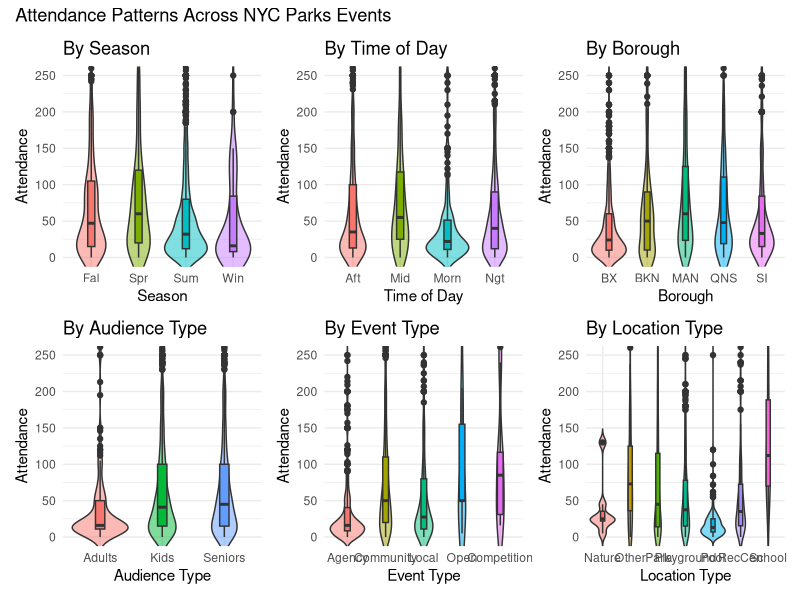
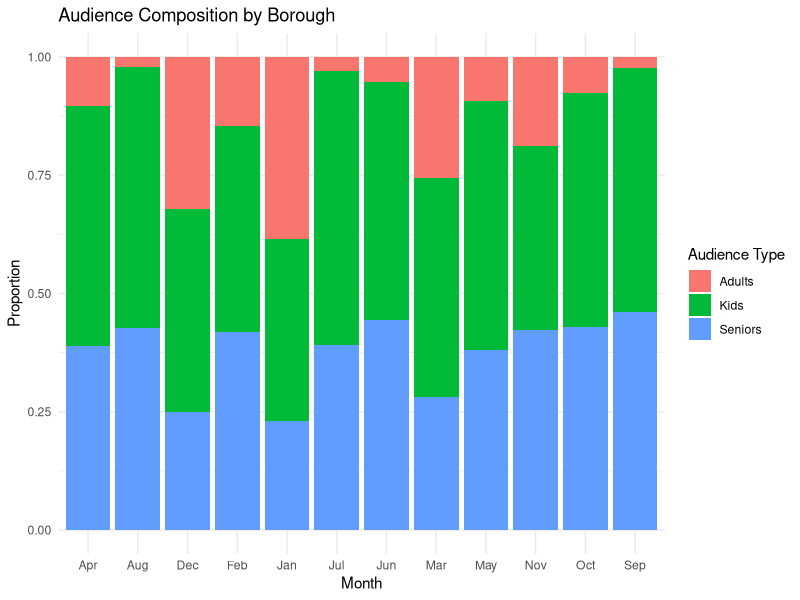
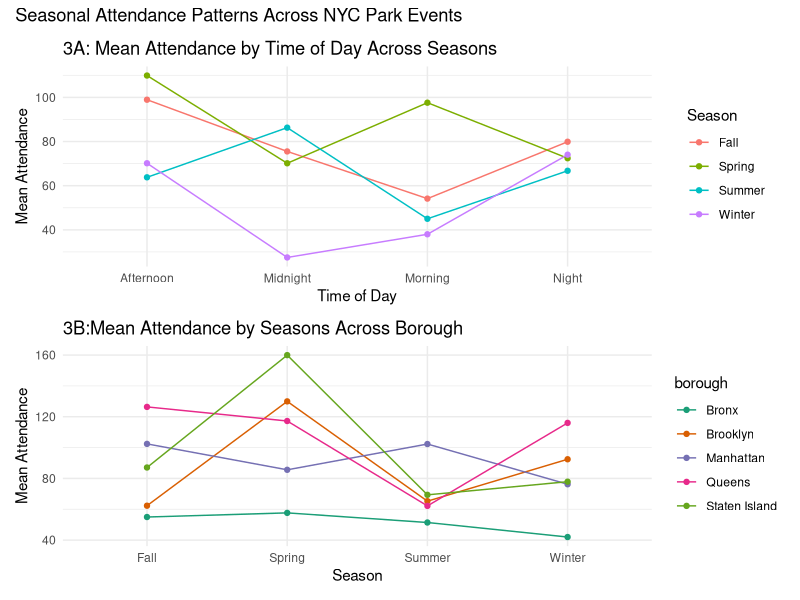
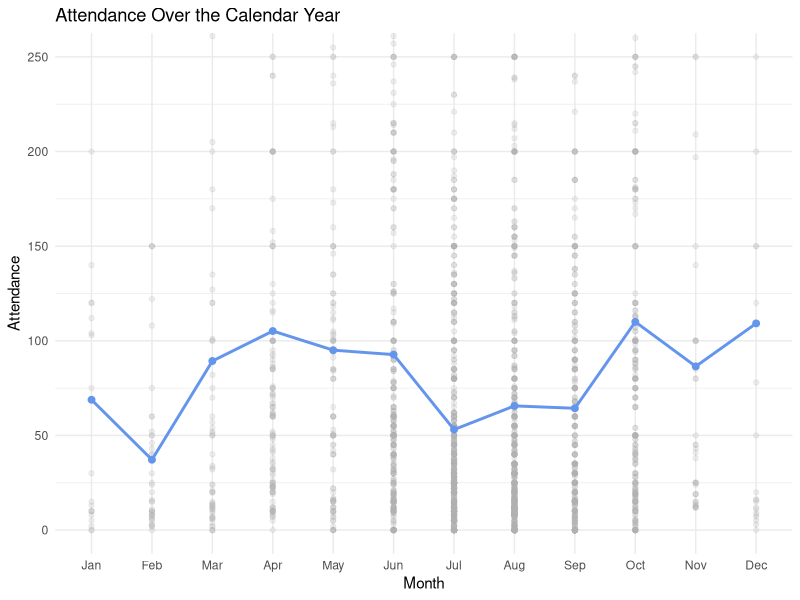

These figures' R source, in order:
## ---- chunk 1
knitr::opts_chunk$set(echo = TRUE)
## ---- chunk 2
library(tidyverse)
library(knitr)
library(ggplot2)
library(patchwork)
parkevent = read.csv("parkevent_clean.csv")
## ---- chunk 3
parkevent |>
  summarize(
    Mean = mean(attendance),
    Median = median(attendance),
    SD = sd(attendance),
    Min = min(attendance),
    Max= max(attendance)) |>
  knitr::kable(caption = "Total Attendance Summary", digits = 2)
## ---- chunk 4
table_vars <- c("month","season", "time_period", "borough", "event_type","location_type")

describe_by_group <- function(var) {
  parkevent |>
    group_by(across(all_of(var))) |>
    summarize(
      Count  = n(),
      Mean   = mean(attendance, na.rm = TRUE),
      Median = median(attendance, na.rm = TRUE),
      SD    = sd(attendance, na.rm = TRUE),
      Min    = min(attendance, na.rm = TRUE),
      Max    = max(attendance, na.rm = TRUE),
      .groups = "drop"
    ) |>
    rename(level = !!var) |>
    mutate(variable = var)
}
summary_all <- purrr::map_df(table_vars, describe_by_group)
summary_all <- summary_all |>
  group_by(variable) |>
  mutate(variable_disp = if_else(row_number() == 1,
                                 variable,
                                 "")) |>
  ungroup()
knitr::kable(
  summary_all |>
    select(variable = variable_disp, level, Count, Mean, Median, SD, Min, Max),
  digits  = 2,
  caption = "Attendance Summary by Subgroup"
)

## ---- chunk 5
plot_season =
  ggplot(parkevent, aes(x = season, y = attendance, fill=season)) +
  geom_violin(trim = FALSE, alpha = 0.5) +
  geom_boxplot(width=0.15) +
  coord_cartesian(ylim = c(0,250)) +
  scale_x_discrete(labels = c(
    "Spring" = "Spr",
    "Summer" = "Sum",
    "Fall"   = "Fal",
    "Winter" = "Win")) +
  labs(title = "By Season", x = "Season", y = "Attendance") +
  guides(fill = "none") +
  theme_minimal()

plot_time =
  ggplot(parkevent, aes(x = time_period, y = attendance, fill=time_period)) +
  geom_violin(trim = FALSE, alpha = 0.5) +
  geom_boxplot(width=0.15) +
  coord_cartesian(ylim = c(0,250)) +
  scale_x_discrete(labels = c(
    "Morning"   = "Morn",
    "Afternoon" = "Aft",
    "Night"     = "Ngt",
    "Midnight"  = "Mid")) +
  labs(title = "By Time of Day", x = "Time of Day", y = "Attendance") +
  guides(fill = "none") +
  theme_minimal()

plot_type =
  ggplot(parkevent, aes(x = event_type, y = attendance, fill = event_type)) +
  geom_violin(trim = FALSE, alpha = 0.5) +
  geom_boxplot(width = 0.15) +
  coord_cartesian(ylim = c(0,250)) +
  scale_x_discrete(labels = c(
    "Agency Produced Event" = "Agency",
    "Community Based Event" = "Community",
    "Local Event" = "Local",
    "Open House" = "Open",
    "Tournament/Competition" = "Competition")) +
   guides(fill = "none") +
  labs(
    title = "By Event Type",
    x = "Event Type",
    y = "Attendance") +
  theme_minimal()

plot_borough =
  ggplot(parkevent, aes(x = borough, y = attendance, fill=borough)) +
  geom_violin(trim = FALSE, alpha = 0.5) +
  geom_boxplot(width=0.15) +
  coord_cartesian(ylim = c(0,250)) +
  scale_x_discrete(labels = c(
    "Bronx"        = "BX",
    "Brooklyn"     = "BKN",
    "Manhattan"    = "MAN",
    "Queens"       = "QNS",
    "Staten Island"= "SI")) +
  labs(title = "By Borough", x = "Borough", y = "Attendance") +
  guides(fill = "none") +
  theme_minimal()

plot_location =
  ggplot(parkevent, aes(x = location_type, y = attendance, fill = location_type)) +
  geom_violin(trim = FALSE, alpha = 0.5) +
  geom_boxplot(width = 0.15) +
  coord_cartesian(ylim = c(0,250)) +
  scale_x_discrete(labels = c(
    "Nature Center" = "Nature",
    "Recreation Center" = "RecCen",
    "Playground" = "Playground",
    "Pool" = "Pool",
    "Park" = "Park",
    "Other" = "Other",
    "School" = "School")) +
  labs(
    title = "By Location Type",
    x = "Location Type",
    y = "Attendance") +
   guides(fill = "none") +
  theme_minimal()

parkevent_long <- parkevent |> 
  pivot_longer(
    cols = c(kids_friendly, senior_friendly, adults_only),
    names_to  = "audience_type",
    values_to = "flag"
  ) |> 
  filter(flag) |> 
  select(-flag) |> 
  mutate(
    audience_type = recode(
      audience_type,
      kids_friendly   = "Kids",
      senior_friendly = "Seniors",
      adults_only     = "Adults"))

plot_audience =
  ggplot(parkevent_long,
         aes(x = audience_type, y = attendance, fill = audience_type)) +
  geom_violin(trim = FALSE, alpha = 0.5) +
  geom_boxplot(width = 0.15) +
  coord_cartesian(ylim = c(0, 250)) +
  labs(
    title = "By Audience Type",
    x = "Audience Type",
    y = "Attendance") +
  guides(fill = "none") +
  theme_minimal()

patterns_plot =
  ((plot_season |plot_time| plot_borough) /
    (plot_audience|plot_type| plot_location))+
  plot_annotation(
    title = "Attendance Patterns Across NYC Parks Events",
    theme = theme())
patterns_plot

## ---- chunk 6
ggplot(parkevent_long,
       aes(x = month, fill = audience_type)) +
  geom_bar(position = "fill") +
  labs(
    title = "Audience Composition by Borough",
    x = "Month",
    y = "Proportion",
    fill = "Audience Type"
  ) +
  theme_minimal()
## ---- chunk 7
plot_time_season =
  parkevent |>
  group_by(time_period, season) |>
  summarize(mean_attendance = mean(attendance)) |>
  ggplot(aes(x = time_period, 
             y = mean_attendance, 
             color = season, 
             group = season)) +
  geom_line() +
  geom_point() +
  labs(
    title = "3A: Mean Attendance by Time of Day Across Seasons",
    x = "Time of Day",
    y = "Mean Attendance",
    color = "Season") +
  theme_minimal()

plot_borough_season =
  parkevent |>
  group_by(borough, season) |>
  summarize(mean_attendance = mean(attendance)) |>
  ggplot(aes(x = season, 
             y = mean_attendance, 
             color = borough, 
             group = borough)) +
  geom_line() +
  geom_point() +
   scale_color_brewer(palette = "Dark2") +  
  labs(
    title = "3B:Mean Attendance by Seasons Across Borough",
    x = "Season",
    y = "Mean Attendance",
    color = "borough") +
  theme_minimal()

Seasonal_plot =
  (plot_time_season / plot_borough_season) +
  plot_annotation(
    title = "Seasonal Attendance Patterns Across NYC Park Events")

Seasonal_plot
## ---- chunk 8
plot_calendar =
  ggplot(parkevent, 
         aes(x = month(date, label = TRUE, abbr = TRUE), 
             y = attendance)) +
  geom_point(alpha = 0.2, color = "gray70") +
  stat_summary(fun = mean, geom = "line", aes(group = 1),
               color = "cornflowerblue", size = 1) +
  stat_summary(fun = mean, geom = "point",
               color = "cornflowerblue", size = 2) +
  labs(
    title = "Attendance Over the Calendar Year",
    x = "Month",
    y = "Attendance") +
  coord_cartesian(ylim = c(0, 250)) + 
  theme_minimal()
plot_calendar
